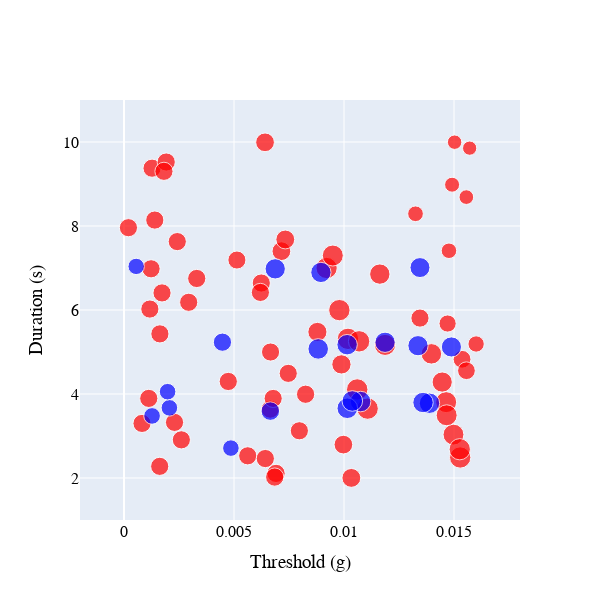

The notebook cell this image was saved under:
### Code cell
import plotly.graph_objects as go

# Font customization variables - modify as desired
font_family = "Times New Roman"
font_size = 16          # Font size
font_color = "black"    # Font color

# Create figure object
fig = go.Figure()

# Add first dataset R_PRE (red)
# Use the last column of R_PRE for marker sizes
fig.add_trace(go.Scatter(
    x=R_PRE[:, 0],       # x-axis: threshold (first column)
    y=R_PRE[:, 1],       # y-axis: duration (second column)
    mode='markers',      # markers only
    marker=dict(
        size=R_PRE[:, 2]*20,   # marker size based on the last column values of R_PRE
        color='red'          # red color
    ),
    name='R_PRE'
))

# Add second dataset R_ONB (blue)
# Use the last column of R_ONB for marker sizes
fig.add_trace(go.Scatter(
    x=R_ONB[:, 0],       # x-axis: threshold (first column)
    y=R_ONB[:, 1],       # y-axis: duration (second column)
    mode='markers',      # markers only
    marker=dict(
        size=R_ONB[:, 2]*20,   # marker size based on the last column values of R_ONB
        color='blue'          # blue color
    ),
    name='R_ONB'
))

# Update overall layout: set font, square canvas, axis labels, and cancel legend display
fig.update_layout(
    font=dict(
        family=font_family,
        size=font_size,
        color=font_color
    ),
    width=600,
    height=600,
    showlegend=False,          # Hide legend
    xaxis_title="Threshold (g)",   # x-axis label with unit g
    yaxis_title="Duration (s)"       # y-axis label with unit s
)

# Update x-axis range and tick font
fig.update_xaxes(
    range=[-0.002, 0.018],
    tickfont=dict(family=font_family, size=font_size, color=font_color)
)

# Update y-axis range and tick font
fig.update_yaxes(
    range=[1, 11],
    tickfont=dict(family=font_family, size=font_size, color=font_color)
)

# Show plot
fig.show()

### Figure 1 — Plotly figure (JSON) as saved in the notebook; plotly's stock layout.template omitted (floating-point values rounded to 4 significant figures)
{"data": [{"marker": {"color": "red", "size": [14.97, 19.27, 18.19, 18.19, 14.69, 21.35, 18.17, 21.37, 18.25, 20.36, 18.18, 14.24, 21.34, 21.12, 18.76, 20.87, 18.23, 17.2, 18.18, 18.18, 18.05, 18.71, 18.12, 18.18, 18.18, 18.18, 18.18, 18.86, 19.13, 18.18, 21.41, 18.23, 18.25, 18.18, 18.15, 21.27, 20.5, 21.01, 18.73, 18.18, 18.18, 21.01, 21.36, 18.25, 18.85, 17.81, 18.16, 15.67, 18.18, 18.18, 18.18, 21.27, 21.27, 18.18, 20.99, 18.18, 20.2, 15.51, 18.21, 14.43, 18.18, 16.33, 17.72, 18.18, 18.18]}, "mode": "markers", "name": "R_PRE", "type": "scatter", "x": [0.01491, 0.009884, 0.005624, 0.002941, 0.01556, 0.01107, 0.007465, 0.01018, 0.006912, 0.01163, 0.0002012, 0.01571, 0.00979, 0.01187, 0.007155, 0.01498, 0.008254, 0.01471, 0.0008196, 0.00624, 0.005132, 0.009973, 0.006662, 0.0014, 0.006648, 0.001276, 0.002422, 0.01033, 0.008791, 0.0062, 0.0106, 0.006423, 0.004739, 0.007972, 0.01345, 0.009209, 0.01397, 0.01464, 0.006411, 0.001919, 0.00123, 0.01467, 0.01069, 0.00685, 0.007332, 0.01537, 0.006781, 0.01325, 0.001632, 0.001728, 0.002296, 0.01528, 0.01526, 0.002607, 0.009491, 0.001623, 0.01446, 0.01477, 0.003306, 0.01503, 0.001175, 0.01601, 0.01557, 0.001126, 0.001816], "y": [8.983, 4.705, 2.528, 6.184, 8.688, 3.652, 4.491, 5.313, 2.109, 6.855, 7.96, 9.854, 5.997, 5.169, 7.401, 3.033, 3.994, 5.678, 3.3, 6.642, 7.19, 2.795, 5.0, 8.142, 3.639, 9.376, 7.629, 2.002, 5.478, 6.419, 4.107, 2.463, 4.299, 3.124, 5.808, 7.0, 4.956, 3.806, 9.992, 9.523, 6.981, 3.493, 5.254, 2.022, 7.679, 4.827, 3.894, 8.291, 5.431, 6.406, 3.324, 2.488, 2.685, 2.909, 7.297, 2.278, 4.285, 7.41, 6.751, 9.995, 6.023, 5.191, 4.554, 3.895, 9.302]}, {"marker": {"color": "blue", "size": [18.54, 16.57, 18.25, 20.39, 20.41, 20.56, 20.6, 20.58, 16.6, 16.57, 19.98, 20.28, 20.28, 16.36, 16.65, 20.32, 20.53, 20.24, 20.43, 20.15]}, "mode": "markers", "name": "R_ONB", "type": "scatter", "x": [0.006651, 0.004859, 0.004474, 0.01389, 0.01359, 0.01075, 0.01015, 0.01038, 0.002063, 0.001982, 0.01345, 0.00895, 0.006873, 0.000553, 0.001275, 0.01187, 0.008828, 0.01336, 0.01014, 0.01488], "y": [3.593, 2.712, 5.234, 3.78, 3.797, 3.82, 3.661, 3.834, 3.67, 4.055, 7.01, 6.894, 6.98, 7.038, 3.478, 5.231, 5.073, 5.15, 5.174, 5.12]}], "layout": {"font": {"color": "black", "family": "Times New Roman", "size": 16}, "height": 600, "showlegend": false, "width": 600, "xaxis": {"range": [-0.002, 0.018], "tickfont": {"color": "black", "family": "Times New Roman", "size": 16}, "title": {"text": "Threshold (g)"}}, "yaxis": {"range": [1, 11], "tickfont": {"color": "black", "family": "Times New Roman", "size": 16}, "title": {"text": "Duration (s)"}}}}
